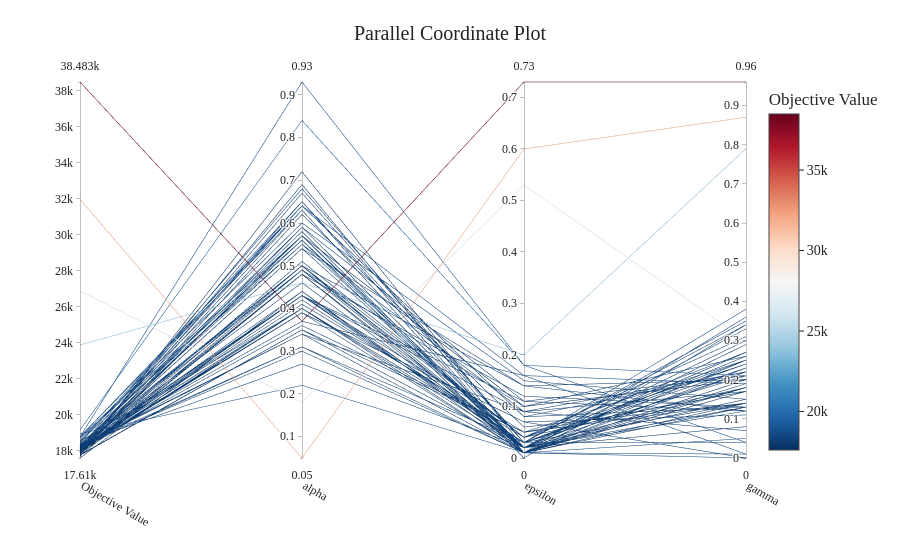

Notebook source saved alongside this figure:
### Markdown cell above
## Parallel Coordinates

### Code cell
if study is not None:
    fig_parallel = plot_parallel_coordinate(study)
    fig_parallel.update_traces(
        line=dict(
            colorscale="RdBu",
            showscale=True,
            colorbar=dict(title="Objective Value", ticks="outside"),
        )
    )
    fig_parallel = apply_latex_style(fig_parallel)
    fig_parallel.update_layout(margin=dict(l=80, r=140, t=80, b=100))
    generated_figures.append(("04_parallel_coordinates", fig_parallel))
    fig_parallel.show()
else:
    print("Parallel coordinates are available only for Optuna studies.")
